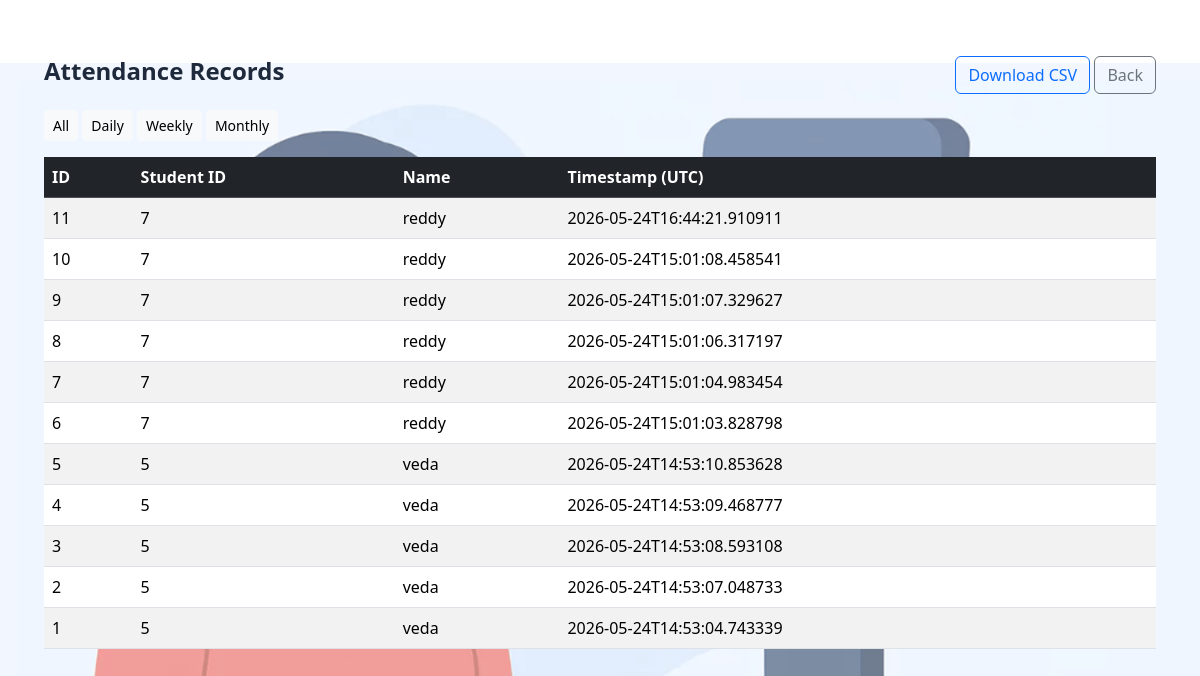
The page /attendance_record on the database its author committed.
### tables this page shows
CREATE TABLE attendance (
                    id INTEGER PRIMARY KEY AUTOINCREMENT,
                    student_id INTEGER,
                    name TEXT,
                    timestamp TEXT
                );

### app.py (the view)
@app.route("/attendance_record", methods=["GET"])
def attendance_record():
    period = request.args.get("period", "all")  # all, daily, weekly, monthly
    conn = sqlite3.connect(DB_PATH)
    c = conn.cursor()
    q = "SELECT id, student_id, name, timestamp FROM attendance"
    params = ()
    if period == "daily":
        today = datetime.date.today().isoformat()
        q += " WHERE date(timestamp) = ?"
        params = (today,)
    elif period == "weekly":
        start = (datetime.date.today() - datetime.timedelta(days=7)).isoformat()
        q += " WHERE date(timestamp) >= ?"
        params = (start,)
    elif period == "monthly":
        start = (datetime.date.today() - datetime.timedelta(days=30)).isoformat()
        q += " WHERE date(timestamp) >= ?"
        params = (start,)
    q += " ORDER BY timestamp DESC LIMIT 5000"
    c.execute(q, params)
    rows = c.fetchall()
    conn.close()
    return render_template("attendance_record.html", records=rows, period=period)

### templates/attendance_record.html (shortened to what this page needs)
<!doctype html>
<html>
<head>
  <link href="https://cdn.jsdelivr.net/npm/bootstrap@5.3.1/dist/css/bootstrap.min.css" rel="stylesheet">
  <link rel="stylesheet" href="{{ url_for('static', filename='css/style.css') }}">
</head>
<body>
<div class="container my-4">
  <div class="d-flex justify-content-between align-items-center mb-3">
    <h4>Attendance Records</h4>
    <div>
      <a class="btn btn-outline-primary" href="/download_csv">Download CSV</a>
      <a class="btn btn-outline-secondary" href="/">Back</a>
    </div>
  </div>
  <div class="mb-3">
    <a href="/attendance_record?period=all" class="btn btn-sm btn-light">All</a>
    <a href="/attendance_record?period=daily" class="btn btn-sm btn-light">Daily</a>
    <a href="/attendance_record?period=weekly" class="btn btn-sm btn-light">Weekly</a>
    <a href="/attendance_record?period=monthly" class="btn btn-sm btn-light">Monthly</a>
  </div>
  <div class="table-responsive">
    <table class="table table-striped">
      <thead class="table-dark">
        <tr><th>ID</th><th>Student ID</th><th>Name</th><th>Timestamp (UTC)</th></tr>
      </thead>
      <tbody>
      {% for r in records %}
        <tr><td>{{ r[0] }}</td><td>{{ r[1] }}</td><td>{{ r[2] }}</td><td>{{ r[3] }}</td></tr>
      {% endfor %}
      </tbody>
    </table>
  </div>
</div>
</body>
</html>

### static/css/style.css (style rules this page uses)
html, body { height: 100%; margin: 0; }
body { font-family: 'Segoe UI', Tahoma, Geneva, Verdana, sans-serif; background: url('.../images/bg.png') no-repeat center center fixed; background-size: contain; margin: 0; color: #1e293b; display: flex; justify-content: flex-end; align-items: flex-start; padding: 2rem; }
body::before { content: ''; position: fixed; inset: 0; background: rgba(255,255,255,0.4); z-index: -1; }
h5, h4, h3 { font-weight: 600; }

### rows shown on the page
attendance: id "11", student "7", name "reddy", timestamp "2026-05-24T16:44:21.910911"
attendance: id "10", student "7", name "reddy", timestamp "2026-05-24T15:01:08.458541"
attendance: id "9", student "7", name "reddy", timestamp "2026-05-24T15:01:07.329627"
attendance: id "8", student "7", name "reddy", timestamp "2026-05-24T15:01:06.317197"
attendance: id "7", student "7", name "reddy", timestamp "2026-05-24T15:01:04.983454"
attendance: id "6", student "7", name "reddy", timestamp "2026-05-24T15:01:03.828798"
attendance: id "5", student "5", name "veda", timestamp "2026-05-24T14:53:10.853628"
attendance: id "4", student "5", name "veda", timestamp "2026-05-24T14:53:09.468777"
attendance: id "3", student "5", name "veda", timestamp "2026-05-24T14:53:08.593108"
attendance: id "2", student "5", name "veda", timestamp "2026-05-24T14:53:07.048733"
attendance: id "1", student "5", name "veda", timestamp "2026-05-24T14:53:04.743339"
